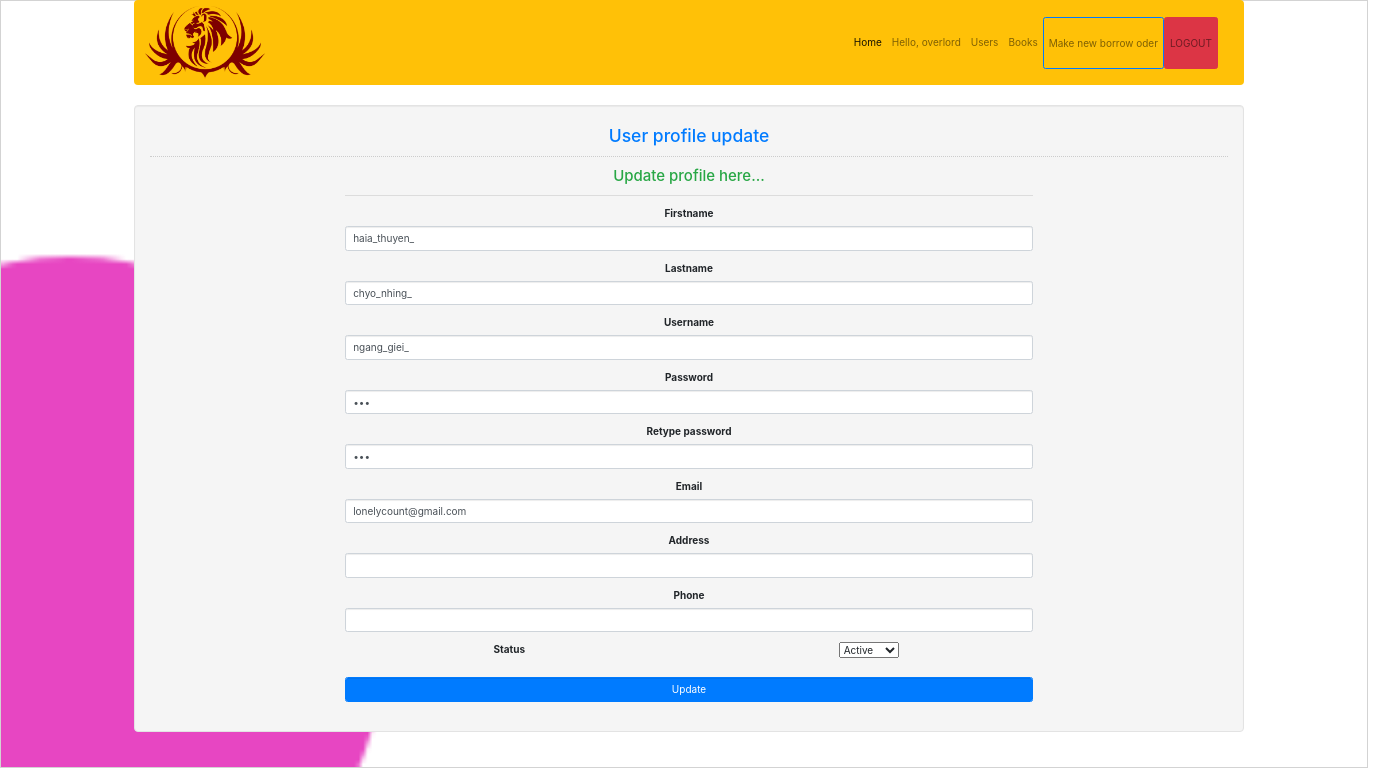
Page /view/user/updateForm.php?id=152 (signed in) on the committed database.
### tables this page shows
CREATE TABLE `member` (
  `mem_id` int(11) NOT NULL,
  `role` int(11) NOT NULL,
  `status` int(11) NOT NULL DEFAULT 0,
  `firstname` varchar(50) NOT NULL,
  `lastname` varchar(50) NOT NULL,
  `username` varchar(30) NOT NULL,
  `password` varchar(12) NOT NULL,
  `email` varchar(255) NOT NULL,
  `address` varchar(255) NOT NULL,
  `phone` varchar(255) NOT NULL,
  `ticket_history` varchar(255) DEFAULT NULL
);

### view/user/updateForm.php (the view, shortened to what this page needs)
<!DOCTYPE html>
<html lang="en">
<head>
    <link rel="stylesheet" type="text/css" href="../../css/bootstrap.css"/>
    <link href="../../css/style.css" rel="stylesheet">
    <link href="//maxcdn.bootstrapcdn.com/bootstrap/4.1.1/css/bootstrap.min.css" rel="stylesheet" id="bootstrap-css">
</head>
<body>
<?php
include '../../model/connection/conn.php';
$userID = $_REQUEST['id'];
$sql = "SELECT * FROM member WHERE `mem_id`='$userID' ";
$stmt = $conn->query($sql);
$user = $stmt->fetch();
?>
<?php include "../nav.php"; ?>
<div class="container" style="text-align: center">
    <div class="col-md-12 well" style="display: inline-block">
        <h3 class="text-primary">User profile update</h3>
        <hr style="border-top:1px dotted #ccc;"/>
        <div class="col-md-2"></div>
        <div class="col-md-8">
            <form action="../../model/user/update.php?id=<?php echo $user['mem_id'] ?>" method="POST">
                <h4 class="text-success">Update profile here...</h4>
                <hr style="border-top:1px groovy #000;">
                <div class="form-group">
                    <label>Firstname</label>
                    <input type="text" class="form-control" name="firstname" value="<?php echo $user['firstname'] ?>"/>
                </div>
                <div class="form-group">
                    <label>Lastname</label>
                    <input type="text" class="form-control" name="lastname" value="<?php echo $user['lastname'] ?>"/>
                </div>
                <div class="form-group">
                    <label>Username</label>
                    <input type="text" class="form-control" name="username" value="<?php echo $user['username'] ?>"/>
                </div>
                <div class="form-group">
                    <label>Password</label>
                    <input type="password" class="form-control" name="password"
                           value="<?php echo $user['password'] ?>"/>
                </div>
                <div class="form-group">
                    <label>Retype password</label>
                    <input type="password" class="form-control" name="retype-password"
                           value="<?php echo $user['password'] ?>"/>
                </div>
                <div class="form-group">
                    <label>Email</label>
                    <input type="email" class="form-control" name="email" value="<?php echo $user['email'] ?>"/>
                </div>
                <div class="form-group">
                    <label>Address</label>
                    <input type="text" class="form-control" name="address" value="<?php echo $user['address'] ?>"/>
                </div>
                <div class="form-group">
                    <label>Phone</label>
                    <input type="text" class="form-control" name="phone" value="<?php echo $user['phone'] ?>"/>
                </div>
                <?php if ($_SESSION['user']['role'] == 1): ?>
                    <div class="row">
                        <div class="col-md-6">
                            <label>Status</label>
                        </div>
                        <div class="col-md-6">
                            <select>
                                <option value="0">Active</option>
                            </select>
                        </div>
                    </div><?php endif; ?>
                <br/>
                <div class="form-group">
                    <button class="btn btn-primary form-control" name="update">Update</button>
                </div>
            </form>
        </div>
    </div>
</div>
</body>
</html>

### rows in the picture
member: firstname "haia_thuyen_", lastname "chyo_nhing_", username "ngang_giei_", email "lonelycount@gmail.com"

### other values in the picture
$_SESSION['user']['firstname'] "overlord"
